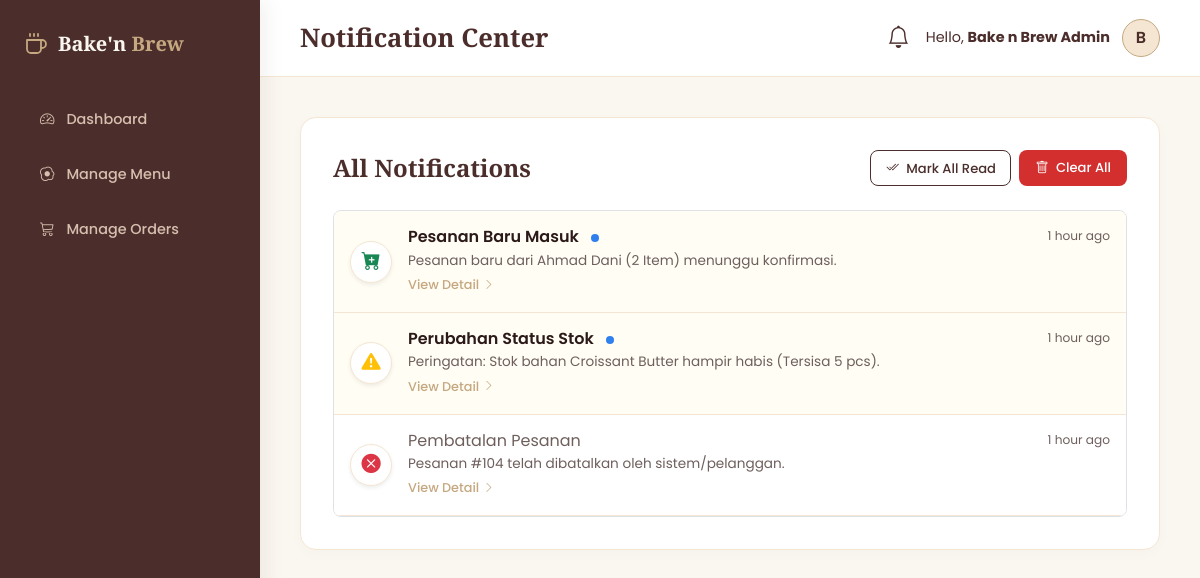
/admin/notifikasi.php (signed in), run on the app's committed database.
### tables this page shows
CREATE TABLE `notifications` (
  `id` INT AUTO_INCREMENT PRIMARY KEY,
  `title` VARCHAR(255) NOT NULL,
  `message` TEXT NOT NULL,
  `type` VARCHAR(50) NOT NULL,
  `is_read` TINYINT(1) DEFAULT 0,
  `link` VARCHAR(255) DEFAULT NULL,
  `created_at` TIMESTAMP DEFAULT CURRENT_TIMESTAMP
);

### admin/lang.php (called while the page is built, shortened)
<?php
$lang_code = (isset($admin_data['lang']) && $admin_data['lang'] === 'id') ? 'id' : 'en';
if (!function_exists('__')) {
    function __($key) {
        global $dict, $lang_code;
        return isset($dict[$lang_code][$key]) ? $dict[$lang_code][$key] : (isset($dict['id'][$key]) ? $dict['id'][$key] : $key);
    }
}

### admin/notifikasi.php (the view, shortened to what this page needs)
<?php
require_once '../config/koneksi.php';
$admin_data = null;
if (isset($_SESSION['admin_username'])) {
    if ($is_db_online) {
        $stmt = $pdo->prepare("SELECT * FROM `admin` WHERE `username` = ?");
        $stmt->execute([$_SESSION['admin_username']]);
        $admin_data = $stmt->fetch();
    }
}
require_once 'lang.php';
function getRelativeTime($timestamp) {
    global $lang_code;
    $time = strtotime($timestamp);
    $diff = time() - $time;
    if ($diff < 60) {
        return $lang_code === 'en' ? 'Just now' : 'Baru saja';
    } elseif ($diff < 3600) {
        $mins = round($diff / 60);
        return $lang_code === 'en'
            ? $mins . ' ' . ($mins == 1 ? 'minute' : 'minutes') . ' ago'
            : $mins . ' menit yang lalu';
    } elseif ($diff < 86400) {
        $hours = round($diff / 3600);
        return $lang_code === 'en'
            ? $hours . ' ' . ($hours == 1 ? 'hour' : 'hours') . ' ago'
            : $hours . ' jam yang lalu';
    } else {
        $days = round($diff / 86400);
        return $lang_code === 'en'
            ? $days . ' ' . ($days == 1 ? 'day' : 'days') . ' ago'
            : $days . ' hari yang lalu';
    }
}
$limit = 10;
$page = isset($_GET['page']) ? intval($_GET['page']) : 1;
$offset = ($page - 1) * $limit;
if ($is_db_online) {
    $stmt = $pdo->prepare("SELECT * FROM `notifications` ORDER BY `created_at` DESC LIMIT ? OFFSET ?");
    $stmt->execute([$limit, $offset]);
    $notifications = $stmt->fetchAll();
}
?>
<!DOCTYPE html>
<html lang="id">
<head>
    <link href="https://cdn.jsdelivr.net/npm/bootstrap@5.3.3/dist/css/bootstrap.min.css" rel="stylesheet" />
    <link href="https://cdn.jsdelivr.net/npm/bootstrap-icons@1.11.3/font/bootstrap-icons.css" rel="stylesheet" />
    <link rel="stylesheet" href="admin-style.css?v=5.2" />
</head>
<body>
<div class="sidebar">
    <a href="dashboard.php" class="sidebar-brand">
        <h4>Bake'n <span>Brew</span></h4>
    </a>
    <div class="sidebar-nav">
        <a href="dashboard.php" class="nav-item-admin">
            <i class="bi bi-speedometer2"></i> <?= __('nav_dashboard') ?>
        </a>
        <a href="produk.php" class="nav-item-admin">
            <i class="bi bi-egg-fried"></i> <?= __('nav_menu') ?>
        </a>
        <a href="pesanan.php" class="nav-item-admin">
            <i class="bi bi-cart3"></i> <?= __('nav_orders') ?>
        </a>
    </div>
</div>
<div class="main-wrapper">
    <header class="top-header">
        <h2><?= __('notif_archive_title') ?></h2>
        <div class="d-flex align-items-center gap-3">
            <div class="dropdown" id="notificationDropdown">
                <a href="#" class="position-relative text-decoration-none dropdown-toggle-no-caret" id="notifBell" data-bs-toggle="dropdown" aria-expanded="false" style="color: var(--brown-dark);">
                    <i class="bi bi-bell" style="font-size: 1.4rem;"></i>
                </a>
            </div>
            <div class="dropdown">
                <a href="#" class="d-flex align-items-center gap-2 text-decoration-none dropdown-toggle" data-bs-toggle="dropdown" aria-expanded="false" style="color: var(--brown-dark);">
                    <span class="d-none d-sm-inline font-weight-medium me-1" style="font-size: 0.9rem;"><?= __('halo') ?>, <strong><?= htmlspecialchars($admin_data['fullname'] ?? $admin_data['username'] ?? 'Admin') ?></strong></span>
                    <?php
                    $avatar_img = '';
                    $initial = strtoupper(substr($admin_data['fullname'] ?? $admin_data['username'] ?? 'A', 0, 1));
                    if ($avatar_img && file_exists($avatar_img)):
                    ?>
                        <img src="<?= $avatar_img ?>" alt="Avatar" class="admin-avatar" style="width: 38px; height: 38px; object-fit: cover; border-radius: 50%; border: 1px solid var(--accent-gold);" />
                    <?php else: ?>
                        <div class="admin-avatar"><?= $initial ?></div>
                    <?php endif; ?>
                </a>
            </div>
        </div>
    </header>
    <main class="page-content">
        <div class="admin-card">
            <div class="d-flex justify-content-between align-items-center flex-wrap gap-3 mb-4">
                <h4 class="m-0"><?= __('notif_all') ?></h4>
                <div class="d-flex gap-2">
                    <a href="notifikasi.php?action=read_all" class="btn btn-sm btn-admin-outline" style="font-size: 0.82rem;"><i class="bi bi-check2-all me-1"></i> <?= __('mark_all_read') ?></a>
                    <a href="notifikasi.php?action=clear_all" class="btn btn-sm btn-admin-danger" style="font-size: 0.82rem;" onclick="return confirm('<?= __('confirm_clear_all') ?>')"><i class="bi bi-trash me-1"></i> <?= __('btn_clear_all') ?></a>
                </div>
            </div>
            <div class="notif-list-container border rounded-3 overflow-hidden">
                <?php if (count($notifications) > 0): ?>
                    <?php foreach ($notifications as $n):
                        $icon_class = 'bi-bell-fill bg-light text-secondary';
                        if ($n['type'] === 'new_order') {
                            $icon_class = 'bi-cart-plus-fill text-success';
                        } elseif ($n['type'] === 'low_stock') {
                            $icon_class = 'bi-exclamation-triangle-fill text-warning';
                        } elseif ($n['type'] === 'cancelled_order') {
                            $icon_class = 'bi-x-circle-fill text-danger';
                        }
                        $is_unread = (isset($n['is_read']) && $n['is_read'] == 0);
                        $bg_style = $is_unread ? 'background-color: #FFFDF4;' : 'background-color: #ffffff;';
                        $text_style = $is_unread ? 'font-weight: 600; color: var(--text-dark);' : 'font-weight: normal; color: var(--text-mid);';
                        $link_url = !empty($n['link']) ? $n['link'] : '#';
                    ?>
                        <div class="notif-item p-3 d-flex align-items-center gap-3 <?= $is_unread ? 'unread' : '' ?>" id="notif-row-<?= $n['id'] ?>" style="<?= $bg_style ?>">
                             <div class="notif-icon-box shadow-sm" style="background-color: #ffffff; border: 1px solid var(--cream-dark);">
                                <i class="bi <?= $icon_class ?>"></i>
                            </div>
                            <div class="flex-grow-1">
                                <div class="d-flex justify-content-between align-items-start flex-wrap">
                                    <h6 class="m-0 mb-1" style="<?= $text_style ?>">
                                        <?= htmlspecialchars($n['title']) ?>
                                        <?php if ($is_unread): ?>
                                            <span class="notif-dot"></span>
                                        <?php endif; ?>
                                    </h6>
                                    <span style="font-size: 0.76rem; color: var(--text-mid);"><?= getRelativeTime($n['created_at']) ?></span>
                                </div>
                                <p class="mb-0" style="font-size: 0.85rem; color: var(--text-mid);"><?= htmlspecialchars($n['message']) ?></p>
                                <?php if (!empty($n['link'])): ?>
                                    <a href="<?= $link_url ?>" onclick="markNotificationRead(<?= $n['id'] ?>)" class="text-decoration-none d-inline-flex align-items-center gap-1 mt-1 fw-medium" style="font-size: 0.8rem; color: var(--accent-gold);">
                                        <?= __('lbl_view_detail') ?> <i class="bi bi-chevron-right" style="font-size: 0.7rem;"></i>
                                    </a>
                                <?php endif; ?>
                            </div>
                        </div>
                    <?php endforeach; ?>
                <?php endif; ?>
            </div>
        </div>
    </main>
</div>
</body>
</html>

### admin/admin-style.css (style rules this page uses)
:root { --brown-dark: #4B2E2B; --brown-mid: #6E5F5D; --cream: #FAF6F0; --cream-dark: #F5E6D3; --beige: #D6BFAF; --accent-gold: #C5A880; --text-dark: #2C1A18; --text-mid: #6E5F5D; --radius-lg: 16px; --radius-md: 12px; --radius-sm: 8px; --transition: all 0.3s cubic-bezier(0.16, 1, 0.3, 1); }
body { background-color: var(--cream); font-family: 'Poppins', sans-serif; color: var(--text-dark); margin: 0; padding: 0; overflow-x: hidden; }
.sidebar { background-color: var(--brown-dark); color: var(--cream); width: 260px; height: 100vh; position: fixed; top: 0; left: 0; z-index: 100; display: flex; flex-direction: column; padding: 2rem 1.5rem; box-shadow: 4px 0 20px rgba(75, 46, 43, 0.08); }
.sidebar-brand { display: flex; align-items: center; gap: 10px; margin-bottom: 2.5rem; text-decoration: none; color: var(--cream); }
.sidebar-brand h4 { font-family: 'Playfair Display', serif; font-weight: 700; margin: 0; font-size: 1.25rem; }
.sidebar-brand h4 span { color: var(--accent-gold); }
.sidebar-nav { display: flex; flex-direction: column; gap: 8px; flex-grow: 1; }
.nav-item-admin { display: flex; align-items: center; gap: 12px; color: var(--beige); padding: 0.8rem 1rem; border-radius: var(--radius-md); text-decoration: none; font-weight: 500; font-size: 0.9rem; transition: var(--transition); }
.main-wrapper { margin-left: 260px; min-height: 100vh; display: flex; flex-direction: column; }
.top-header { background: #ffffff; border-bottom: 1px solid var(--cream-dark); padding: 1.2rem 2.5rem; display: flex; justify-content: space-between; align-items: center; }
.top-header h2 { font-family: 'Playfair Display', serif; font-weight: 700; color: var(--brown-dark); margin: 0; font-size: 1.6rem; }
.top-header .admin-avatar { width: 38px; height: 38px; background-color: var(--cream-dark); color: var(--brown-dark); border-radius: 50%; display: flex; align-items: center; justify-content: center; font-weight: 600; border: 1px solid var(--accent-gold); }
.page-content { padding: 2.5rem; flex-grow: 1; }
.admin-card { background: #ffffff; border: 1px solid var(--cream-dark); border-radius: var(--radius-lg); padding: 2rem; box-shadow: 0 4px 15px rgba(75, 46, 43, 0.02); margin-bottom: 2rem; }
.admin-card h4 { font-family: 'Playfair Display', serif; color: var(--brown-dark); font-weight: 700; margin-bottom: 1.5rem; }
.btn-admin-outline { background-color: transparent; color: var(--brown-dark); border: 1.5px solid var(--brown-dark); border-radius: var(--radius-sm); padding: 0.45rem 0.9rem; font-size: 0.85rem; font-weight: 500; transition: var(--transition); }
.btn-admin-danger { background-color: #d32f2f; color: white; border: none; border-radius: var(--radius-sm); padding: 0.5rem 1rem; font-size: 0.85rem; font-weight: 500; transition: var(--transition); }
.dropdown-toggle::after { display: none !important; }
.dropdown-toggle { cursor: pointer !important; }
.dropdown-toggle-no-caret::after { display: none !important; }
.dropdown-toggle-no-caret { cursor: pointer !important; }
.notif-dot { width: 6px; height: 6px; background-color: #d32f2f; border-radius: 50%; display: inline-block; margin-left: 6px; vertical-align: middle; }

### admin/notifikasi.php (style rules this page uses)
.notif-item { transition: all 0.3s ease; border-bottom: 1px solid var(--cream-dark); }
.notif-item.unread { background-color: #FFFDF4; }
.notif-icon-box { width: 42px; height: 42px; border-radius: 50%; display: flex; align-items: center; justify-content: center; font-size: 1.2rem; flex-shrink: 0; }
.notif-dot { width: 8px; height: 8px; border-radius: 50%; background-color: #2f80ed; display: inline-block; margin-left: 8px; }

### data on the page
notifications: title "Pesanan Baru Masuk", is_read 0 (drawn), created_at.lang "1 hour ago", message "Pesanan baru dari Ahmad Dani (2 Item) menunggu konfirmasi."
notifications: title "Perubahan Status Stok", is_read 0 (drawn), created_at.lang "1 hour ago", message "Peringatan: Stok bahan Croissant Butter hampir habis (Tersisa 5 pcs)."
notifications: title "Pembatalan Pesanan", created_at.lang "1 hour ago", message "Pesanan #104 telah dibatalkan oleh sistem/pelanggan."

### other printed values
__('nav_dashboard') "Dashboard"
__('nav_menu') "Manage Menu"
__('nav_orders') "Manage Orders"
__('notif_archive_title') "Notification Center"
__('halo') "Hello"
$admin_data['fullname'] "Bake n Brew Admin"
$initial "B"
__('notif_all') "All Notifications"
__('mark_all_read') "Mark All Read"
__('btn_clear_all') "Clear All"
__('lbl_view_detail') "View Detail"
